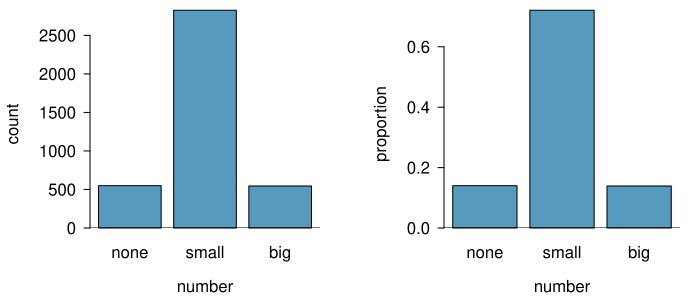

This chart was generated by the following R code:
library(openintro)
data(email)
data(COL)

myPDF('emailNumberBarPlot.pdf',
      7,
      3,
      mar = c(3.6, 4.5, 1, 1.5),
      mgp = c(3.4, 0.7, 0),
      mfrow = 1:2)
t <- table(email$number)
barplot(t,
        axes = TRUE,
        xlab = '',
        ylab = 'count',
        main = '',
        ylim = c(0,2700),
        col = COL[1])
abline(h = 0)
mtext("number", 1, 2.4)

par(mar = c(3.6, 4.7, 1, 1))
barplot(t / sum(t),
        axes = FALSE,
        xlab = 'number',
        ylab = '',
        main = '',
        ylim = c(0, 2700) / sum(t),
        col = COL[1])
at <- seq(0, 0.6, 0.2)
axis(2, at)
par(las = 0)
mtext('proportion', side = 2, line = 2.7)
mtext("number", 1, 2.4)
abline(h = 0)
dev.off()

table(email$number, email$spam)
